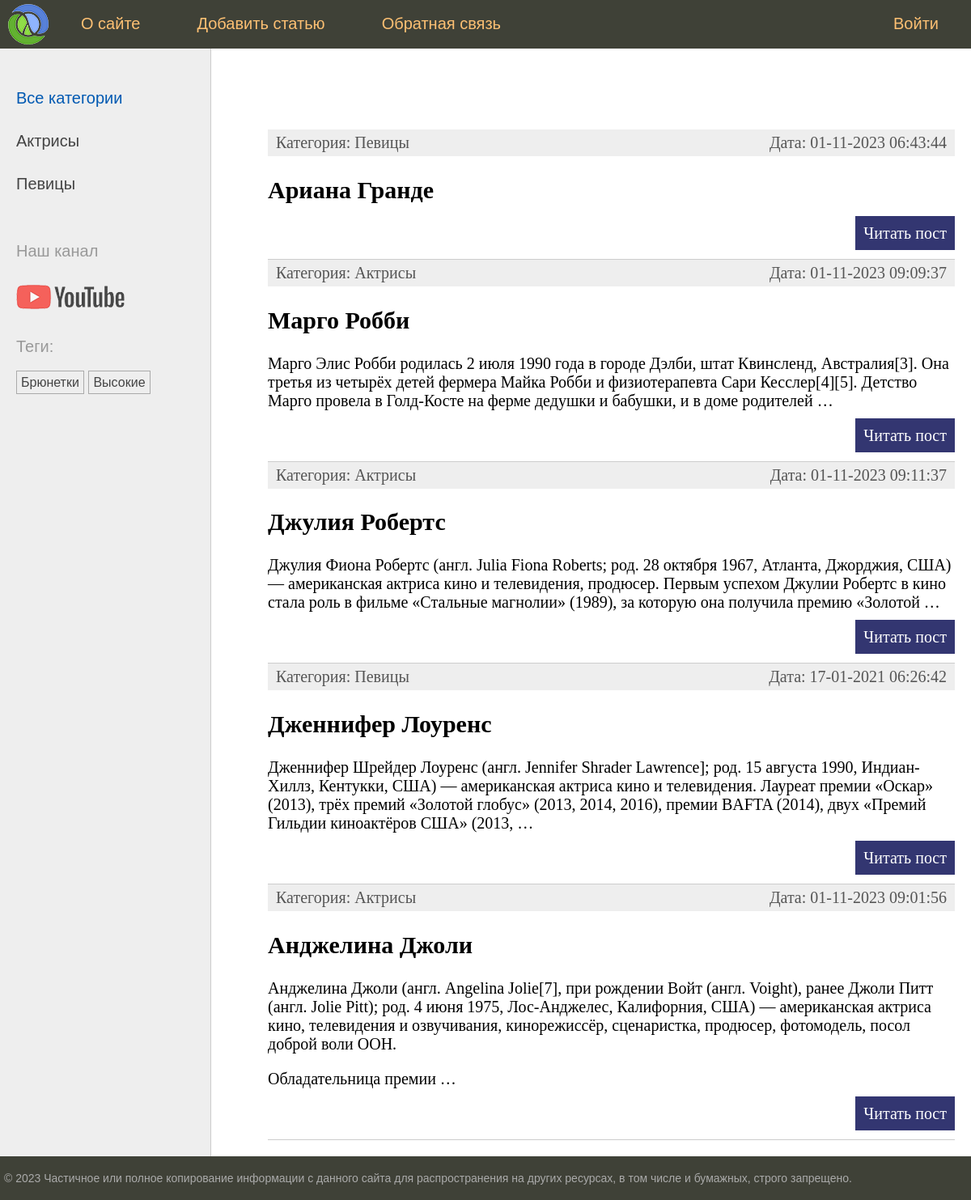
The page / on the database its author committed.
### women/models.py (models this page shows, shortened)
class Category(models.Model):
    name = models.CharField(max_length=100, db_index=True, verbose_name="Категория")
    slug = models.SlugField(max_length=255, unique=True, db_index=True)
    class Meta:
        verbose_name = "Категория"
        verbose_name_plural = "Категории"
    def get_absolut_url(self):
        return reverse('category', kwargs={'cat_slug': self.slug})

class TagPost(models.Model):
    tag = models.CharField(max_length=100, db_index=True)
    slug = models.SlugField(max_length=255, unique=True, db_index=True)
    def get_absolute_url(self):
        return reverse('tag', kwargs={'tag_slug': self.slug})

class Women(models.Model):
    class Status(models.IntegerChoices):
        DRAFT = 0, 'Черновик'
        PUBLISHED = 1, 'Опубликовано'
    title = models.CharField(max_length=255, verbose_name="Заголовок")
    slug = models.SlugField(max_length=255, unique=True, db_index=True, verbose_name="Slug")
    content = models.TextField(blank=True, verbose_name="Текст статьи")
    time_create = models.DateTimeField(auto_now_add=True, verbose_name="Время создания")
    time_update = models.DateTimeField(auto_now=True, verbose_name="Время изменения")
    is_published = models.BooleanField(choices=tuple(map(lambda x: (bool(x[0]), x[1]), Status.choices)),
                                       default=Status.DRAFT, verbose_name="Статус")
    cat = models.ForeignKey('Category', on_delete=models.PROTECT, related_name='posts', verbose_name="Категория")
    tags = models.ManyToManyField('TagPost', blank=True, related_name='tags', verbose_name="Теги")
    husband = models.OneToOneField('Husband', on_delete=models.SET_NULL, null=True, blank=True, related_name='wuman',
                                   verbose_name="Муж")
    objects = models.Manager()
    published = PublishedManager()
    class Meta:
        verbose_name = "Известные женщины"
        verbose_name_plural = "Известные женщины"
        ordering = ['-time_create']
        indexes = [
            models.Index(fields=['-time_create'])
        ]
    def get_absolute_url(self):
        return reverse('post', kwargs={'post_slug': self.slug})

### women/views.py (the view)
# urls.py: path('', views.index, name='home'),
def index(request):
    posts = Women.published.all().select_related("cat")
    data = {
        'title': 'Главная страница',
        'menu': menu,
        'posts': posts,
        'cat_selected': 0,
    }
    return render(request, 'women/index.html', context=data)

### women/models.py (called while the page is built)
    def get_queryset(self):
        return super().get_queryset().filter(is_published=Women.Status.PUBLISHED)

### women/templatetags/women_tags.py (called while the page is built)
@register.inclusion_tag('women/list_categories.html')
def show_categories(cat_selected=0):
    cats = Category.objects.annotate(total=Count("posts")).filter(total__gt=0)
    return {'cats': cats, 'cat_selected': cat_selected}

@register.inclusion_tag('women/list_tags.html')
def show_all_tags():
    return {'tags': TagPost.objects.annotate(total=Count("tags")).filter(total__gt=0)}

### women/templates/women/index.html (shortened to what this page needs)
{% extends 'base.html' %}
{% block content %}
<ul class="list-articles">
	{% for p in posts %}
		<li>
			<div class="article-panel">
				<p class="first">Категория: {{ p.cat.name }}</p>
				<p class="last">Дата: {{ p.time_update|date:"d-m-Y H:i:s" }}</p>
			</div>
			<h2>{{p.title}}</h2>
			{% autoescape off %}
			{{p.content|linebreaks|truncatewords:40}}
			{% endautoescape %}
			<p class="link-read-post"><a href="{{ p.get_absolute_url }}">Читать пост</a></p>
		</li>
	{% endfor %}
</ul>
{% endblock %}

### templates/base.html (shortened to what this page needs)
{% load static %}
{% load women_tags %}
<!DOCTYPE html>
<html>
<head>
	<link type="text/css" href="{% static 'women/css/styles.css' %}" rel="stylesheet" />
</head>
<body>
<table class="table-page" border=0 cellpadding="0" cellspacing="0">
<tr><td valign=top>
{% block mainmenu %}
		<div class="header">
			<ul id="mainmenu" class="mainmenu">
			<li class="logo"><a href="{% url 'home' %}"><div class="logo"></div></a></li>
{% for m in menu %}
	{% if not forloop.last %}<li>{% else %}<li class="last">{% endif %}
		<a href="{% url m.url_name %}">{{m.title}}</a></li>
{% endfor %}
			</ul>
		</div>
{% endblock mainmenu %}
<table class="table-content" border=0 cellpadding="0" cellspacing="0">
<tr>
	<td valign="top" class="left-chapters">
	<ul id="leftchapters">
		{% if cat_selected == 0 %}
			<li class="selected">Все категории</li>
		{% else %}
			<li><a href="{% url 'home' %}">Все категории</a></li>
		{% endif %}
		{% show_categories cat_selected %}
		<li class="share">
		<p>Наш канал</p>
		<a class="share-yt" href="https://www.youtube.com/channel/UClJzWfGWuGJL2t-3dYKcHTA/playlists" target="_blank" rel="nofollow"></a>
		</li>
		<li> {% show_all_tags %} </li>
	</ul>
</td>
<td valign="top" class="content">
	<div class="content-text">
{% block content %}
{% endblock %}
	</div>
</td></tr></table>
</td></tr>
<tr><td valign=top>
	<div id="footer">
		<p>&copy; 2023 Частичное или полное копирование информации с данного сайта для распространения на других ресурсах, в том числе и бумажных, строго запрещено.</p>
	</div>
</td></tr></table>
</body>
</html>

### women/templates/women/list_categories.html
{% for cat in cats %}
    {% if cat.id == cat_selected %}
        <li class="selected">{{cat.name}}</li>
    {% else %}
        <li><a href="{{ cat.get_absolut_url }}">{{cat.name}}</a></li>
    {% endif %}
{% endfor %}

### women/templates/women/list_tags.html
{% if tags %}
    <p>Теги:</p>
    <ul class="tags-list">
        {% for t in tags %}
            <li><a href="{{t.get_absolute_url}}">{{t.tag}}</a></li>
        {% endfor %}
    </ul>
{% endif %}

### rows shown on the page
Category: name "Актрисы"
Category: name "Певицы"
TagPost: tag "Брюнетки"
TagPost: tag "Высокие"
Women: cat.name "Певицы", time_update "01-11-2023 06:43:44", title "Ариана Гранде"
Women: cat.name "Актрисы", time_update "01-11-2023 09:09:37", title "Марго Робби", content "Марго Элис Робби родилась 2 июля 1990 года в городе Дэлби, штат Квинсленд, Австралия[3]. Она третья из четырёх детей фермера Майка Робби и физиотерапевта Сари Кесслер[4][5]. Детство Марго провела в Голд-Косте на ферме дедушки и бабушки, и в доме родителей …"
Women: cat.name "Актрисы", time_update "01-11-2023 09:11:37", title "Джулия Робертс", content "Джулия Фиона Робертс (англ. Julia Fiona Roberts; род. 28 октября 1967, Атланта, Джорджия, США) — американская актриса кино и телевидения, продюсер. Первым успехом Джулии Робертс в кино стала роль в фильме «Стальные магнолии» (1989), за которую она получила премию «Золотой …"
Women: cat.name "Певицы", time_update "17-01-2021 06:26:42", title "Дженнифер Лоуренс", content "Дженнифер Шрейдер Лоуренс (англ. Jennifer Shrader Lawrence]; род. 15 августа 1990, Индиан-Хиллз, Кентукки, США) — американская актриса кино и телевидения. Лауреат премии «Оскар» (2013), трёх премий «Золотой глобус» (2013, 2014, 2016), премии BAFTA (2014), двух «Премий Гильдии киноактёров США» (2013, …"
Women: cat.name "Актрисы", time_update "01-11-2023 09:01:56", title "Анджелина Джоли", content "Анджелина Джоли (англ. Angelina Jolie[7], при рождении Войт (англ. Voight), ранее Джоли Питт (англ. Jolie Pitt); род. 4 июня 1975, Лос-Анджелес, Калифорния, США) — американская актриса кино, телевидения и озвучивания, кинорежиссёр, сценаристка, продюсер, фотомодель, посол доброй воли ООН. Обладательница премии …"

### other values the page prints
{{ m.title }} "О сайте" "Добавить статью" "Обратная связь" "Войти"
